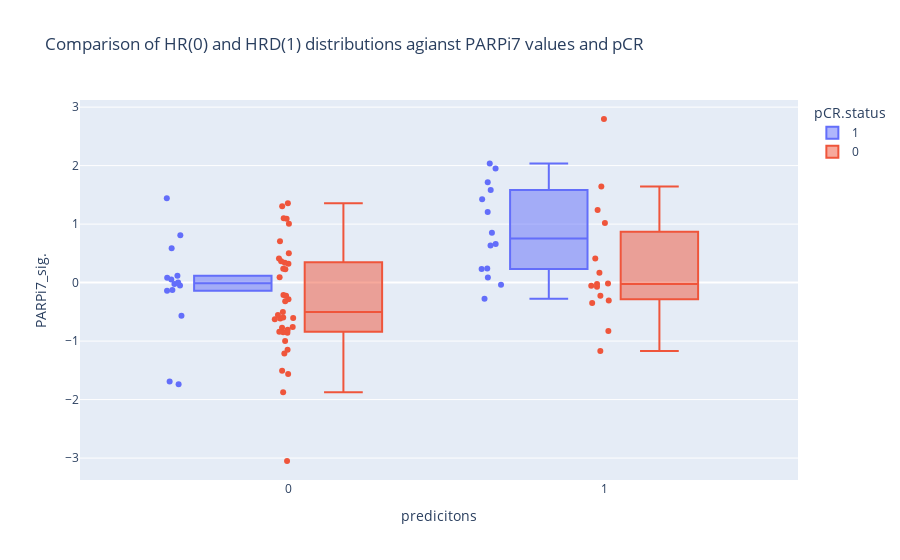

Here is the notebook cell this chart was saved with:
### Code cell
px.box(filtered_ispy_response, x ='predicitons', y = 'PARPi7_sig.', color = 'pCR.status', title = f"Comparison of HR(0) and HRD(1) distributions agianst PARPi7 values and pCR", points = "all")

### Figure 1 — Plotly figure (JSON) as saved in the notebook; plotly's stock layout.template omitted (floating-point values rounded to 4 significant figures)
{"data": [{"alignmentgroup": "True", "boxpoints": "all", "hovertemplate": "pCR.status=1<br>predicitons=%{x}<br>PARPi7_sig.=%{y}<extra></extra>", "legendgroup": "1", "marker": {"color": "#636efa"}, "name": "1", "notched": false, "offsetgroup": "1", "orientation": "v", "showlegend": true, "type": "box", "x": [0, 0, 1, 1, 1, 1, 1, 1, 0, 0, 0, 1, 0, 0, 0, 0, 0, 1, 1, 0, 1, 1, 0, 1, 1, 0, 0, 1], "x0": " ", "xaxis": "x", "y": [-0.04779, 0.05193, 0.6325, 0.6603, 2.036, 1.426, -0.276, -0.03821, 1.443, 0.1182, 0.001319, 1.207, -0.02422, 0.5853, 0.08126, -0.5682, -1.692, 0.2427, 1.95, -1.737, 0.2307, 1.717, 0.8096, 1.583, 0.8508, -0.1244, -0.1388, 0.08533], "y0": " ", "yaxis": "y"}, {"alignmentgroup": "True", "boxpoints": "all", "hovertemplate": "pCR.status=0<br>predicitons=%{x}<br>PARPi7_sig.=%{y}<extra></extra>", "legendgroup": "0", "marker": {"color": "#EF553B"}, "name": "0", "notched": false, "offsetgroup": "0", "orientation": "v", "showlegend": true, "type": "box", "x": [0, 0, 0, 0, 0, 0, 1, 0, 0, 0, 0, 0, 0, 0, 1, 0, 1, 0, 1, 1, 0, 0, 0, 0, 0, 1, 0, 0, 1, 0, 0, 0, 1, 0, 1, 0, 0, 1, 1, 0, 0, 0, 0, 0, 0, 0, 0, 1, 1, 1, 1, 0], "x0": " ", "xaxis": "x", "y": [1.304, -0.9966, -1.15, -1.214, -0.5019, 0.4102, -0.8292, 0.3649, 0.5027, -1.873, -0.8554, -0.6135, -0.7719, 1.355, -0.3498, 0.3409, -1.168, -0.8045, 0.4128, -0.2236, -0.2235, 1.1, -0.5947, 0.3237, -0.7607, -0.0559, -0.6273, 0.09212, -0.02374, -0.2131, -0.554, 0.2267, -0.069, -1.507, 1.642, 1.09, -0.6061, 1.019, -0.01586, -0.8384, -0.3192, 0.7065, -0.2847, -1.561, 0.2353, 1.006, -0.8478, 2.797, -0.3066, 1.241, 0.1692, -3.05], "y0": " ", "yaxis": "y"}], "layout": {"boxmode": "group", "legend": {"title": {"text": "pCR.status"}, "tracegroupgap": 0}, "title": {"text": "Comparison of HR(0) and HRD(1) distributions agianst PARPi7 values and pCR"}, "xaxis": {"anchor": "y", "domain": [0, 1], "title": {"text": "predicitons"}}, "yaxis": {"anchor": "x", "domain": [0, 1], "title": {"text": "PARPi7_sig."}}}}
